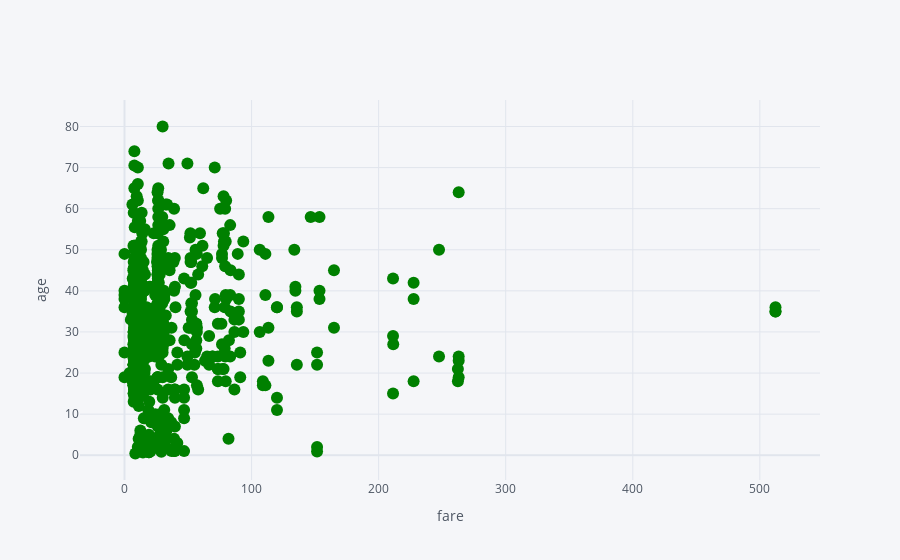

Source (notebook cell):
### Code cell
df2.iplot(kind='scatter',x='fare',y='age',mode='markers',color='green',xTitle='fare',yTitle='age')

### Figure 1 — Plotly figure (JSON) as saved in the notebook; plotly's stock layout.template omitted (floating-point values rounded to 4 significant figures; data arrays with more than 128 entries replaced by an {"elided": "..."} marker saying what was removed)
{"data": [{"line": {"color": "rgba(0, 128, 0, 1.0)", "dash": "solid", "shape": "linear", "width": 1.3}, "marker": {"size": 12, "symbol": "circle"}, "mode": "markers", "name": "age", "text": "", "type": "scatter", "x": {"elided": "891 float values"}, "y": {"elided": "891 mixed values"}}], "layout": {"autosize": true, "legend": {"bgcolor": "#F5F6F9", "font": {"color": "#4D5663"}}, "paper_bgcolor": "#F5F6F9", "plot_bgcolor": "#F5F6F9", "title": {"font": {"color": "#4D5663"}}, "xaxis": {"autorange": true, "gridcolor": "#E1E5ED", "range": [-33.58, 545.9], "showgrid": true, "tickfont": {"color": "#4D5663"}, "title": {"font": {"color": "#4D5663"}, "text": "fare"}, "type": "linear", "zerolinecolor": "#E1E5ED"}, "yaxis": {"autorange": true, "gridcolor": "#E1E5ED", "range": [-8.512, 88.93], "showgrid": true, "tickfont": {"color": "#4D5663"}, "title": {"font": {"color": "#4D5663"}, "text": "age"}, "type": "linear", "zerolinecolor": "#E1E5ED"}}}
